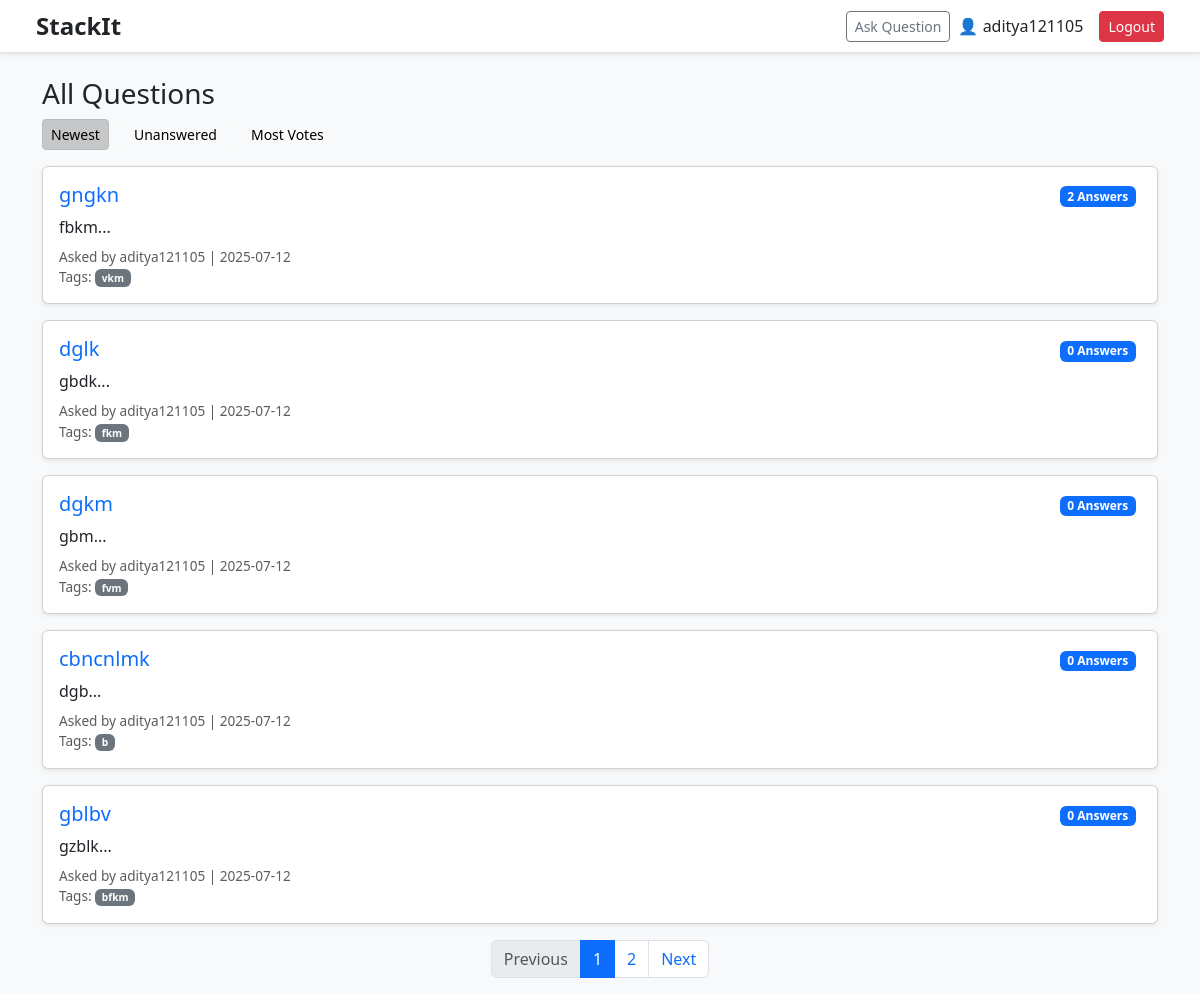
Screenshot of / (signed in) with the database file from the repository.
### app/models.py (models this page shows)
class User(UserMixin, db.Model):
    id = db.Column(db.Integer, primary_key=True)
    username = db.Column(db.String(150), unique=True, nullable=False)
    email = db.Column(db.String(150), unique=True, nullable=False)
    password = db.Column(db.String(200), nullable=False)
    answers = db.relationship('Answer', backref='author', lazy=True)
    questions = db.relationship('Question', backref='author', lazy=True)
    votes = db.relationship('Vote', backref='voter', lazy=True)
    replies = db.relationship('Reply', backref='user', lazy=True)  # ✅ User replies

class Question(db.Model):
    id = db.Column(db.Integer, primary_key=True)
    title = db.Column(db.String(300), nullable=False)
    description = db.Column(db.Text, nullable=False)
    date_posted = db.Column(db.DateTime, default=datetime.utcnow)
    user_id = db.Column(db.Integer, db.ForeignKey('user.id'), nullable=False)
    tags = db.relationship('Tag', secondary=question_tags, backref=db.backref('questions', lazy='dynamic'))
    answers = db.relationship('Answer', backref='question', lazy=True)

class Tag(db.Model):
    id = db.Column(db.Integer, primary_key=True)
    name = db.Column(db.String(50), unique=True, nullable=False)

### app/routes.py (the view)
@bp.route('/')
def home():
    page = request.args.get('page', 1, type=int)
    filter_by = request.args.get('filter', 'newest')
    if filter_by == 'unanswered':
        questions = Question.query.filter(~Question.answers.any()).order_by(Question.date_posted.desc())
    elif filter_by == 'votes':
        questions = Question.query.outerjoin(Answer).group_by(Question.id).order_by(func.count(Answer.id).desc())
    else:
        questions = Question.query.order_by(Question.date_posted.desc())
    questions = questions.paginate(page=page, per_page=5)
    return render_template('home.html', questions=questions)

### app/routes.py (called while the page is built)
@login_manager.user_loader
def load_user(user_id):
    return User.query.get(int(user_id))

### app/templates/home.html
{% extends 'base.html' %}
{% block content %}
<h3>All Questions</h3>
<div class="d-flex gap-3 mb-3">
  <a class="btn btn-light btn-sm {% if request.args.get('filter') == 'newest' or not request.args.get('filter') %}active{% endif %}"
     href="{{ url_for('main.home', filter='newest') }}">Newest</a>
  <a class="btn btn-light btn-sm {% if request.args.get('filter') == 'unanswered' %}active{% endif %}"
     href="{{ url_for('main.home', filter='unanswered') }}">Unanswered</a>
  <a class="btn btn-light btn-sm {% if request.args.get('filter') == 'votes' %}active{% endif %}"
     href="{{ url_for('main.home', filter='votes') }}">Most Votes</a>
</div>
{% for q in questions.items %}
<div class="card mb-3 shadow-sm">
  <div class="card-body d-flex justify-content-between">
    <div>
      <h5><a class="text-primary text-decoration-none" href="{{ url_for('main.question_detail', question_id=q.id) }}">{{ q.title }}</a></h5>
      <p>{{ q.description[:180] }}...</p>
      <div class="text-muted small">
        Asked by {{ q.author.username }} | {{ q.date_posted.strftime('%Y-%m-%d') }}
        <br>
        Tags:
        {% for tag in q.tags %}
          <span class="badge bg-secondary">{{ tag.name }}</span>
        {% endfor %}
      </div>
    </div>
    <div class="text-end">
      <span class="badge bg-primary">{{ q.answers|length }} Answer{{ '' if q.answers|length == 1 else 's' }}</span>
    </div>
  </div>
</div>
{% endfor %}
<nav>
  <ul class="pagination justify-content-center">
    {% if questions.has_prev %}
      <li class="page-item">
        <a class="page-link" href="{{ url_for('main.home', page=questions.prev_num, filter=request.args.get('filter')) }}">Previous</a>
      </li>
    {% else %}
      <li class="page-item disabled"><span class="page-link">Previous</span></li>
    {% endif %}
    {% for page_num in questions.iter_pages() %}
      {% if page_num %}
        <li class="page-item {% if page_num == questions.page %}active{% endif %}">
          <a class="page-link" href="{{ url_for('main.home', page=page_num, filter=request.args.get('filter')) }}">{{ page_num }}</a>
        </li>
      {% else %}
        <li class="page-item disabled"><span class="page-link">…</span></li>
      {% endif %}
    {% endfor %}
    {% if questions.has_next %}
      <li class="page-item">
        <a class="page-link" href="{{ url_for('main.home', page=questions.next_num, filter=request.args.get('filter')) }}">Next</a>
      </li>
    {% else %}
      <li class="page-item disabled"><span class="page-link">Next</span></li>
    {% endif %}
  </ul>
</nav>
{% endblock %}

### app/templates/base.html (shortened to what this page needs)
<!DOCTYPE html>
<html lang="en">
<head>
  <link rel="stylesheet" href="{{ url_for('static', filename='css/style.css') }}">
  <link rel="stylesheet" href="https://cdn.jsdelivr.net/npm/bootstrap@5.3.0/dist/css/bootstrap.min.css">
</head>
<body class="bg-light">
  <nav class="navbar navbar-expand-lg navbar-light bg-white border-bottom shadow-sm px-4 py-2">
    <div class="container-fluid justify-content-between align-items-center d-flex">
      <div class="d-flex align-items-center flex-grow-1">
        <span class="fw-bold fs-4 me-3 text-dark">StackIt</span>
      </div>
      <div class="d-flex align-items-center ms-3">
        {% if current_user.is_authenticated %}
          <a class="btn btn-sm btn-outline-secondary me-2" href="{{ url_for('main.ask') }}">Ask Question</a>
          <span class="me-3 text-dark fw-medium">👤 {{ current_user.username }}</span>
          <a class="btn btn-sm btn-danger" href="{{ url_for('main.logout') }}">Logout</a>
        {% else %}
          <a class="text-primary fw-medium" href="{{ url_for('main.login') }}">Login</a>
        {% endif %}
      </div>
    </div>
  </nav>
  <div class="container mt-4">
    {% block content %}{% endblock %}
  </div>
</body>
</html>

### app/static/css/style.css (style rules this page uses)
body { font-family: 'Segoe UI', 'Roboto', sans-serif; background-color: #f9f9fb; color: #333; line-height: 1.6; }
a { text-decoration: none; color: #2255aa; }
.navbar { background-color: #fff; border-bottom: 1px solid #ddd; box-shadow: 0 2px 4px rgba(0, 0, 0, 0.02); }
.card { border-radius: 10px; border: 1px solid #e0e0e0; box-shadow: 0 1px 6px rgba(0, 0, 0, 0.04); transition: transform 0.2s; }
.card-body p { margin-bottom: 0.5rem; }
.badge { background-color: #e7f1ff; color: #155fc1; margin-right: 5px; padding: 5px 8px; border-radius: 5px; font-size: 0.8rem; }
.btn { border-radius: 6px; padding: 6px 14px; font-size: 0.95rem; }
.small.text-muted { font-size: 0.85rem; color: #777; }

### rows the page displays
User: username "aditya121105"
Question: title "gngkn", description "fbkm", author.username "aditya121105", date_posted "2025-07-12", answers|length "2", answers "s"
Tag: name "vkm"
Question: title "dglk", description "gbdk", author.username "aditya121105", date_posted "2025-07-12", answers|length "0", answers "s"
Tag: name "fkm"
Question: title "dgkm", description "gbm", author.username "aditya121105", date_posted "2025-07-12", answers|length "0", answers "s"
Tag: name "fvm"
Question: title "cbncnlmk", description "dgb", author.username "aditya121105", date_posted "2025-07-12", answers|length "0", answers "s"
Tag: name "b"
Question: title "gblbv", description "gzblk", author.username "aditya121105", date_posted "2025-07-12", answers|length "0", answers "s"
Tag: name "bfkm"

### other values shown
{{ page_num }} "1" "2"
